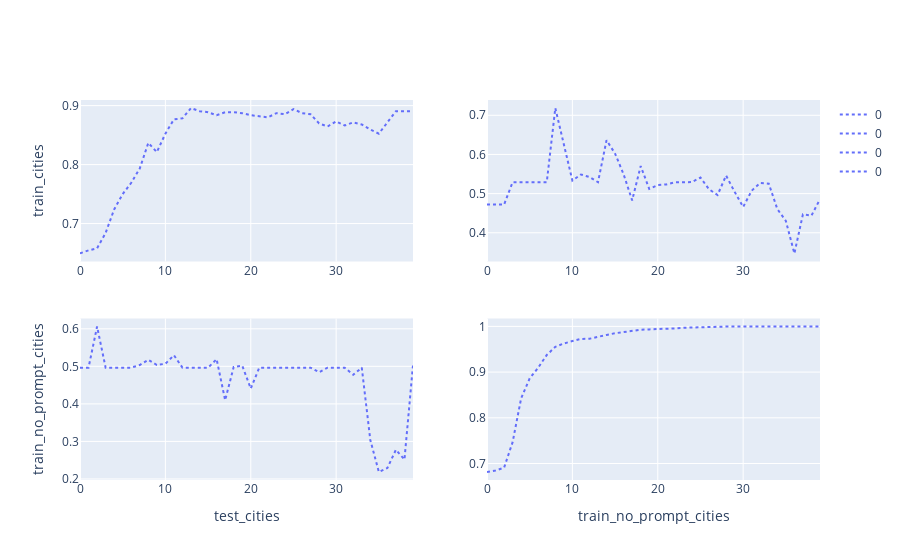

Here is the notebook cell this chart was saved with:
### Code cell
from utils.analytics_utils import plot_transfer_acc_subplots
_, fig = plot_transfer_acc_subplots({"train_cities": short_modelact, "train_no_prompt_cities": no_modelact}, {"test_cities": modelact_test, "train_no_prompt_cities": no_modelact}, act_type="resid_post", n_layers=40)
fig.show()

### Figure 1 — Plotly figure (JSON) as saved in the notebook; plotly's stock layout.template omitted (floating-point values rounded to 4 significant figures)
{"data": [{"hovertemplate": "variable=0<br>index=%{x}<br>value=%{y}<extra></extra>", "legendgroup": "0", "line": {"color": "#636efa", "dash": "dot"}, "marker": {"color": "blue", "size": 3, "symbol": "circle"}, "mode": "lines", "name": "0", "orientation": "v", "showlegend": true, "type": "scatter", "x": [0, 1, 2, 3, 4, 5, 6, 7, 8, 9, 10, 11, 12, 13, 14, 15, 16, 17, 18, 19, 20, 21, 22, 23, 24, 25, 26, 27, 28, 29, 30, 31, 32, 33, 34, 35, 36, 37, 38, 39], "xaxis": "x", "y": [0.6493, 0.6545, 0.658, 0.684, 0.724, 0.75, 0.7691, 0.7934, 0.8368, 0.8212, 0.8524, 0.8767, 0.8785, 0.8958, 0.8906, 0.8889, 0.8837, 0.8889, 0.8889, 0.8872, 0.8837, 0.8819, 0.8802, 0.8872, 0.8854, 0.8941, 0.8872, 0.8854, 0.8698, 0.8646, 0.8733, 0.8663, 0.8715, 0.8681, 0.8594, 0.8524, 0.8715, 0.8906, 0.8906, 0.8906], "yaxis": "y"}, {"hovertemplate": "variable=0<br>index=%{x}<br>value=%{y}<extra></extra>", "legendgroup": "0", "line": {"color": "#636efa", "dash": "dot"}, "marker": {"color": "blue", "size": 3, "symbol": "circle"}, "mode": "lines", "name": "0", "orientation": "v", "showlegend": true, "type": "scatter", "x": [0, 1, 2, 3, 4, 5, 6, 7, 8, 9, 10, 11, 12, 13, 14, 15, 16, 17, 18, 19, 20, 21, 22, 23, 24, 25, 26, 27, 28, 29, 30, 31, 32, 33, 34, 35, 36, 37, 38, 39], "xaxis": "x2", "y": [0.4724, 0.4719, 0.4719, 0.5291, 0.5291, 0.5291, 0.5291, 0.5291, 0.7184, 0.6237, 0.5331, 0.5489, 0.5424, 0.5291, 0.6363, 0.6021, 0.5493, 0.4827, 0.5704, 0.512, 0.5217, 0.5236, 0.5287, 0.5291, 0.5294, 0.5411, 0.5111, 0.4964, 0.5461, 0.5046, 0.4659, 0.5074, 0.5271, 0.5254, 0.4607, 0.4303, 0.3473, 0.4471, 0.4439, 0.4859], "yaxis": "y2"}, {"hovertemplate": "variable=0<br>index=%{x}<br>value=%{y}<extra></extra>", "legendgroup": "0", "line": {"color": "#636efa", "dash": "dot"}, "marker": {"color": "blue", "size": 3, "symbol": "circle"}, "mode": "lines", "name": "0", "orientation": "v", "showlegend": true, "type": "scatter", "x": [0, 1, 2, 3, 4, 5, 6, 7, 8, 9, 10, 11, 12, 13, 14, 15, 16, 17, 18, 19, 20, 21, 22, 23, 24, 25, 26, 27, 28, 29, 30, 31, 32, 33, 34, 35, 36, 37, 38, 39], "xaxis": "x3", "y": [0.4965, 0.4965, 0.6059, 0.4965, 0.4965, 0.4965, 0.4965, 0.5035, 0.5174, 0.5035, 0.5069, 0.5295, 0.4965, 0.4965, 0.4965, 0.4965, 0.5191, 0.4097, 0.4983, 0.5017, 0.441, 0.4965, 0.4965, 0.4965, 0.4965, 0.4965, 0.4965, 0.4965, 0.4844, 0.4965, 0.4965, 0.4965, 0.4774, 0.4965, 0.3038, 0.2188, 0.2292, 0.2778, 0.2517, 0.5035], "yaxis": "y3"}, {"hovertemplate": "variable=0<br>index=%{x}<br>value=%{y}<extra></extra>", "legendgroup": "0", "line": {"color": "#636efa", "dash": "dot"}, "marker": {"color": "blue", "size": 3, "symbol": "circle"}, "mode": "lines", "name": "0", "orientation": "v", "showlegend": true, "type": "scatter", "x": [0, 1, 2, 3, 4, 5, 6, 7, 8, 9, 10, 11, 12, 13, 14, 15, 16, 17, 18, 19, 20, 21, 22, 23, 24, 25, 26, 27, 28, 29, 30, 31, 32, 33, 34, 35, 36, 37, 38, 39], "xaxis": "x4", "y": [0.6816, 0.6847, 0.6909, 0.7467, 0.8427, 0.8863, 0.9097, 0.9374, 0.9553, 0.9626, 0.9679, 0.9726, 0.9729, 0.9777, 0.9813, 0.985, 0.9874, 0.9899, 0.9927, 0.9934, 0.9939, 0.9943, 0.9956, 0.997, 0.9971, 0.9977, 0.9986, 0.9991, 0.9996, 0.9996, 0.9996, 0.9996, 0.9996, 0.9996, 0.9996, 0.9996, 0.9996, 0.9996, 0.9996, 0.9996], "yaxis": "y4"}], "layout": {"xaxis": {"anchor": "y", "domain": [0, 0.45]}, "xaxis2": {"anchor": "y2", "domain": [0.55, 1]}, "xaxis3": {"anchor": "y3", "domain": [0, 0.45], "title": {"text": "test_cities"}}, "xaxis4": {"anchor": "y4", "domain": [0.55, 1], "title": {"text": "train_no_prompt_cities"}}, "yaxis": {"anchor": "x", "domain": [0.575, 1], "title": {"text": "train_cities"}}, "yaxis2": {"anchor": "x2", "domain": [0.575, 1]}, "yaxis3": {"anchor": "x3", "domain": [0, 0.425], "title": {"text": "train_no_prompt_cities"}}, "yaxis4": {"anchor": "x4", "domain": [0, 0.425]}}}
